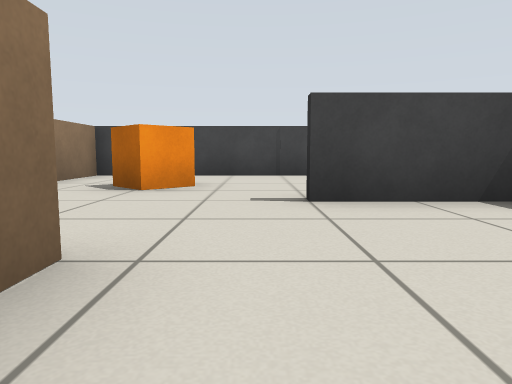
View 1 (above)

19 first-person views from a walk through a world built for the Gazebo simulator. The camera is 0.45 m above the floor, tilts 6° down and sees 70° across. The floor is counted in squares, 1 m on a side. Each view is taken from the middle of a square. On the plan, view 1 faces up. The plan holds only what a view shows up to about 9 squares ahead; the rest is blank.

View 2
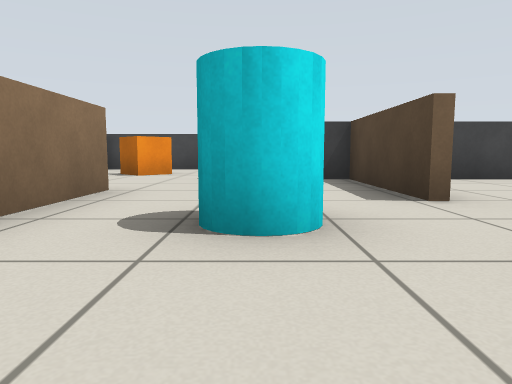

View 3
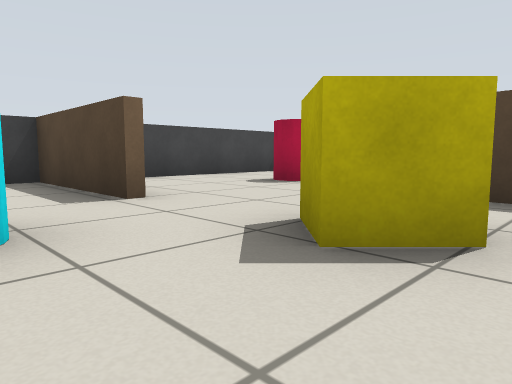

View 4
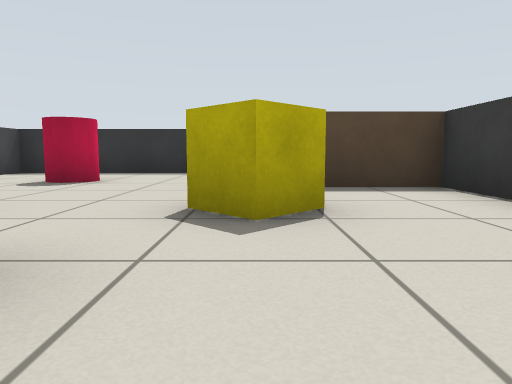

View 5
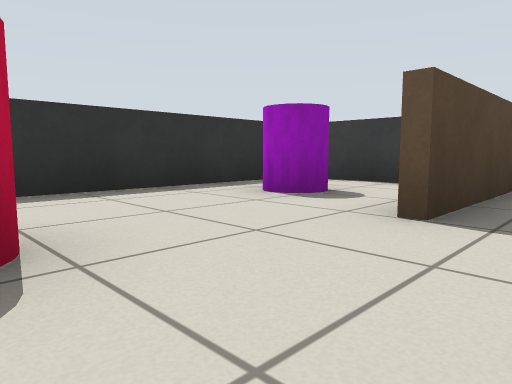

View 6
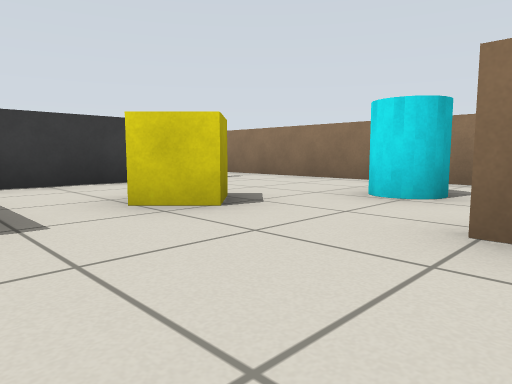

View 7
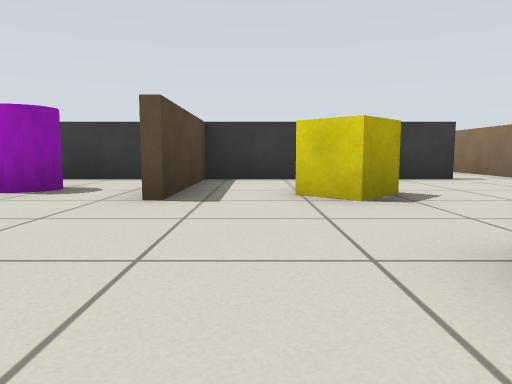

View 8
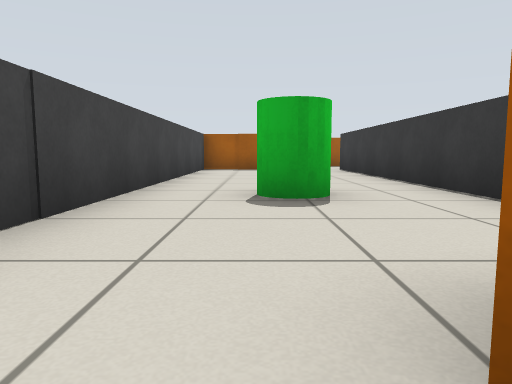

View 9
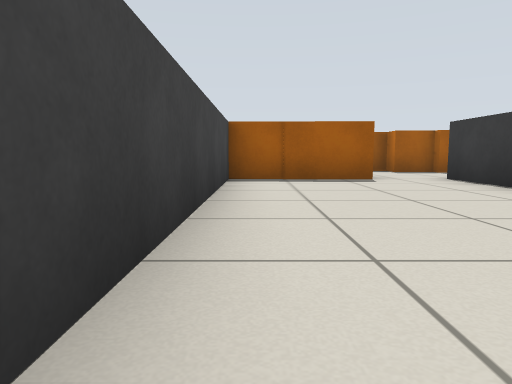

View 10
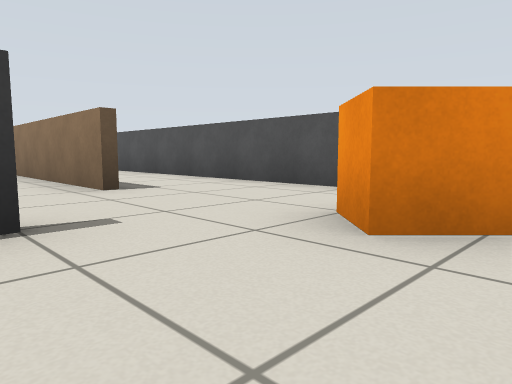

View 11
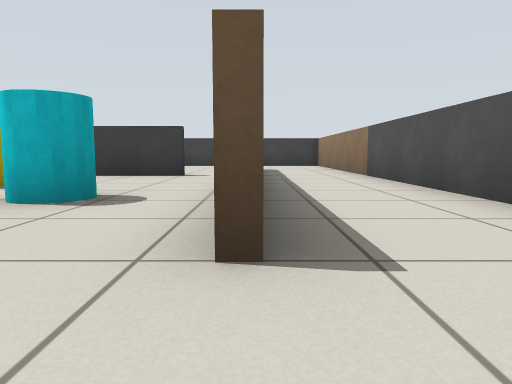

View 12
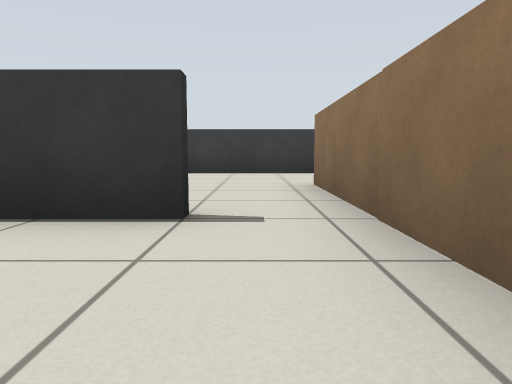

View 13
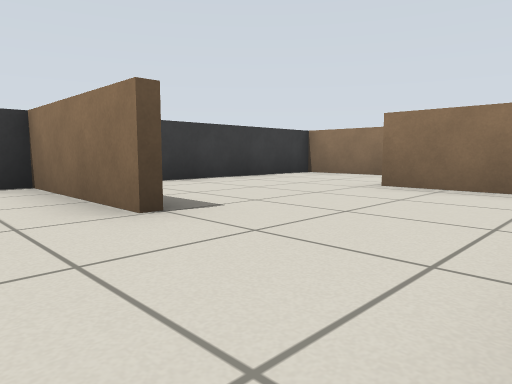

View 14
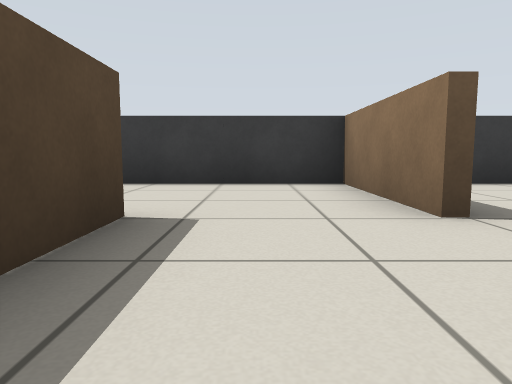

View 15
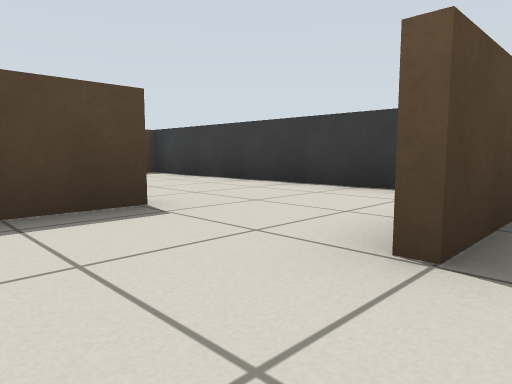

View 16
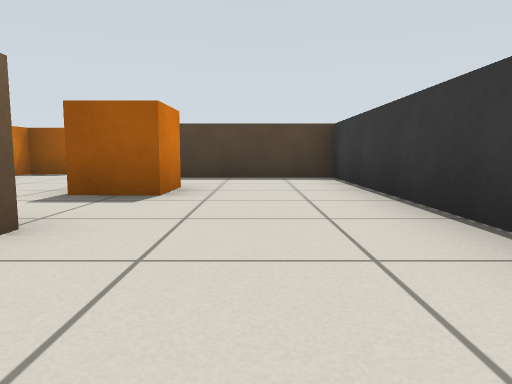

View 17
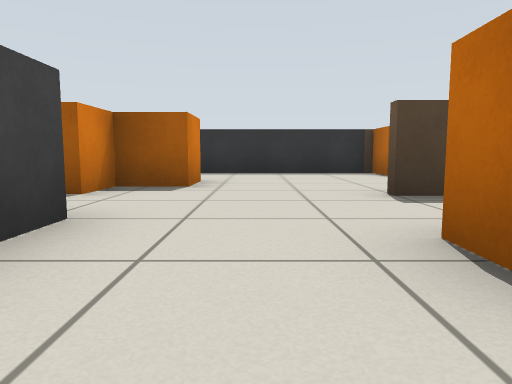

View 18
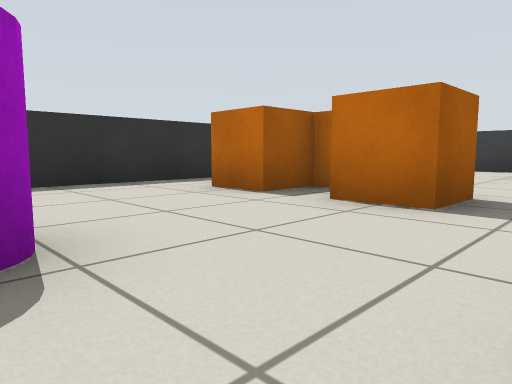

View 19
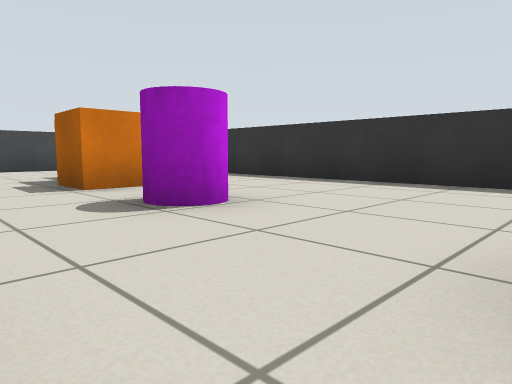

### Floor plan
Points are (right, up) in squares from view 1. A wall is a line through its corners. A room is listed if a view was taken in it or the views show most of it. See-through windows are left out.
Room 1 (views 1, 2, 3, 4, 12)
walls: (2.6, 0.4) (2.6, 3.4) (0.5, 3.4); (-0.8, 0.6) (-0.8, -3.4); (0.4, -4.5) (4.9, -4.5) (4.9, -1.5)
ways out: opening at (4.5, -0.5) to room 2; opening at (0, -4) to room 3; opening at (0, 2) to room 3
objects: pillar (1, -1) to (1, 0); yellow box (3, -2)
Room 2 (views 5, 6, 7)
walls: (8.4, -3.6) (8.4, 3.4) (4.4, 3.4); (6, -4.5) (7.8, -4.5)
ways out: opening at (4.5, -0.5) to room 1
objects: pillar (6, 1); pillar (7, -3) to (7, -2)
Room 3 (views 8, 9, 10, 11, 13, 14, 15, 16, 17, 18, 19)
walls: (8.5, -4.7) (7.8, -4.7); (4.9, -7.6) (4.9, -6.2); (2.7, -7.5) (2.7, -10.5) (9.9, -10.5) (9.9, -7.4); (14.5, -8.7) (14.5, 3.4); (10.8, -10.5) (11.4, -10.5); (2.6, -8.9) (2.6, -7.5); (8.2, 7.5) (-1.2, 7.5); (11.4, 7.5) (10.8, 7.5); (-0.8, -3.4) (-0.8, -7.4); (0.4, 3.6) (8.5, 3.6); (-0.8, 1.6) (-0.8, 0.6); (-3.3, 3.4) (-3.3, -6.1); (-3.3, -8.5) (-3.3, -10.5) (1.6, -10.5); (-2.9, 7.5) (-3.3, 7.5) (-3.3, 5.9)
ways out: opening at (0, -4) to room 1; opening at (0, 2) to room 1
objects: orange box (-2, 5) to (-1, 5); pillar (2, 5) to (2, 6); orange box (7, -8) to (8, -7); orange box (9, 5); orange box (9, 6); orange box (9, 7); orange box (10, -4) to (11, -3); orange box (11, -5) to (12, -4); pillar (11, 0); orange box (11, 2) to (11, 3); orange box (12, -4) to (13, -3); orange box (12, 3); orange box (14, -10) to (14, -9)

Positions as (right, up) in squares from view 1, and headings:
1: (0, 0), facing up
2: (1, -3), facing up
3: (1, -3), facing up-right
4: (0, -2), facing right
5: (4, 1), facing down-right
6: (5, 1), facing down-left
7: (4, 2), facing down
8: (-2, 6), facing right
9: (2, 7), facing right
10: (1, 6), facing down-left
11: (-1, 3), facing down
12: (0, -2), facing down
13: (4, -5), facing down-left
14: (4, -5), facing down
15: (2, -6), facing down-right
16: (3, -9), facing right
17: (6, -6), facing right
18: (9, 0), facing down-right
19: (9, -3), facing up-right
